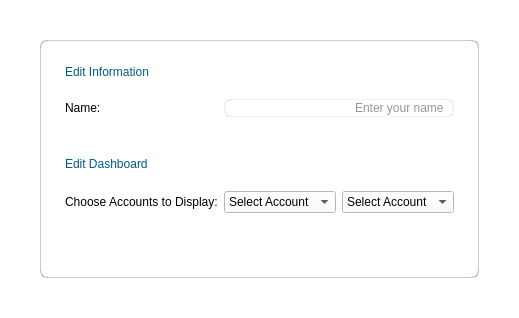
         <widget class="QWidget" name="settingsPage">
          <property name="styleSheet">
           <string notr="true">background-color: rgb(255, 255, 255);</string>
          </property>
          <layout class="QVBoxLayout" name="verticalLayout_4">
           <property name="leftMargin">
            <number>40</number>
           </property>
           <property name="topMargin">
            <number>40</number>
           </property>
           <property name="rightMargin">
            <number>40</number>
           </property>
           <property name="bottomMargin">
            <number>40</number>
           </property>
           <item>
            <widget class="QFrame" name="frame">
             <property name="styleSheet">
              <string notr="true">QFrame {
border-style:groove; border-width: 1px; border-radius:7px; border-color: rgba(80,80,80,75);
}
QLabel {
color: rgb(0, 0, 0); font: 25 18pt &quot;Open Sans&quot;;
border: none
}</string>
             </property>
             <property name="frameShape">
              <enum>QFrame::StyledPanel</enum>
             </property>
             <property name="frameShadow">
              <enum>QFrame::Raised</enum>
             </property>
             <layout class="QGridLayout" name="gridLayout_2">
              <property name="leftMargin">
               <number>24</number>
              </property>
              <property name="topMargin">
               <number>24</number>
              </property>
              <property name="rightMargin">
               <number>24</number>
              </property>
              <property name="bottomMargin">
               <number>24</number>
              </property>
              <property name="verticalSpacing">
               <number>20</number>
              </property>
              <item row="1" column="1" colspan="2">
               <widget class="QLineEdit" name="lineEdit_enterName">
                <property name="maximumSize">
                 <size>
                  <width>16777215</width>
                  <height>23</height>
                 </size>
                </property>
                <property name="styleSheet">
                 <string notr="true">color: rgb(150,150,150);
font: 25 14pt &quot;Open Sans&quot;;
padding-right: 5px;
border-style:ridge; border-width: 1px; border-radius:7px; border-color: rgba(80,80,80,25);</string>
                </property>
                <property name="text">
                 <string>Enter your name</string>
                </property>
                <property name="alignment">
                 <set>Qt::AlignRight|Qt::AlignTrailing|Qt::AlignVCenter</set>
                </property>
               </widget>
              </item>
              <item row="6" column="1">
               <spacer name="verticalSpacer_2">
                <property name="orientation">
                 <enum>Qt::Vertical</enum>
                </property>
                <property name="sizeHint" stdset="0">
                 <size>
                  <width>20</width>
                  <height>40</height>
                 </size>
                </property>
               </spacer>
              </item>
              <item row="4" column="0" colspan="2">
               <widget class="QLabel" name="label_editDashboard">
                <property name="styleSheet">
                 <string notr="true">font: 25 24pt &quot;Open Sans&quot;;
color: #005B8C;</string>
                </property>
                <property name="text">
                 <string>Edit Dashboard</string>
                </property>
               </widget>
              </item>
              <item row="5" column="0">
               <widget class="QLabel" name="label_chooseAccts">
                <property name="text">
                 <string>Choose Accounts to Display:</string>
                </property>
               </widget>
              </item>
              <item row="5" column="1">
               <widget class="QComboBox" name="comboBox_settings_acc1">
                <item>
                 <property name="text">
                  <string>Select Account</string>
                 </property>
                </item>
               </widget>
              </item>
              <item row="1" column="0">
               <widget class="QLabel" name="label_name">
                <property name="maximumSize">
                 <size>
                  <width>16777215</width>
                  <height>25</height>
                 </size>
                </property>
                <property name="styleSheet">
                 <string notr="true">font: 25 18pt &quot;Open Sans&quot;;</string>
                </property>
                <property name="text">
                 <string>Name:</string>
                </property>
               </widget>
              </item>
              <item row="0" column="0" colspan="2">
               <widget class="QLabel" name="label_editInfo">
                <property name="maximumSize">
                 <size>
                  <width>16777215</width>
                  <height>50</height>
                 </size>
                </property>
                <property name="styleSheet">
                 <string notr="true">font: 25 24pt &quot;Open Sans&quot;;
color: #005B8C;</string>
                </property>
                <property name="text">
                 <string>Edit Information</string>
                </property>
               </widget>
              </item>
              <item row="5" column="2">
               <widget class="QComboBox" name="comboBox_settings_acc2">
                <item>
                 <property name="text">
                  <string>Select Account</string>
                 </property>
                </item>
               </widget>
              </item>
              <item row="3" column="0">
               <spacer name="verticalSpacer_6">
                <property name="orientation">
                 <enum>Qt::Vertical</enum>
                </property>
                <property name="sizeType">
                 <enum>QSizePolicy::Fixed</enum>
                </property>
                <property name="sizeHint" stdset="0">
                 <size>
                  <width>20</width>
                  <height>20</height>
                 </size>
                </property>
               </spacer>
              </item>
             </layout>
            </widget>
           </item>
          </layout>
         </widget>
